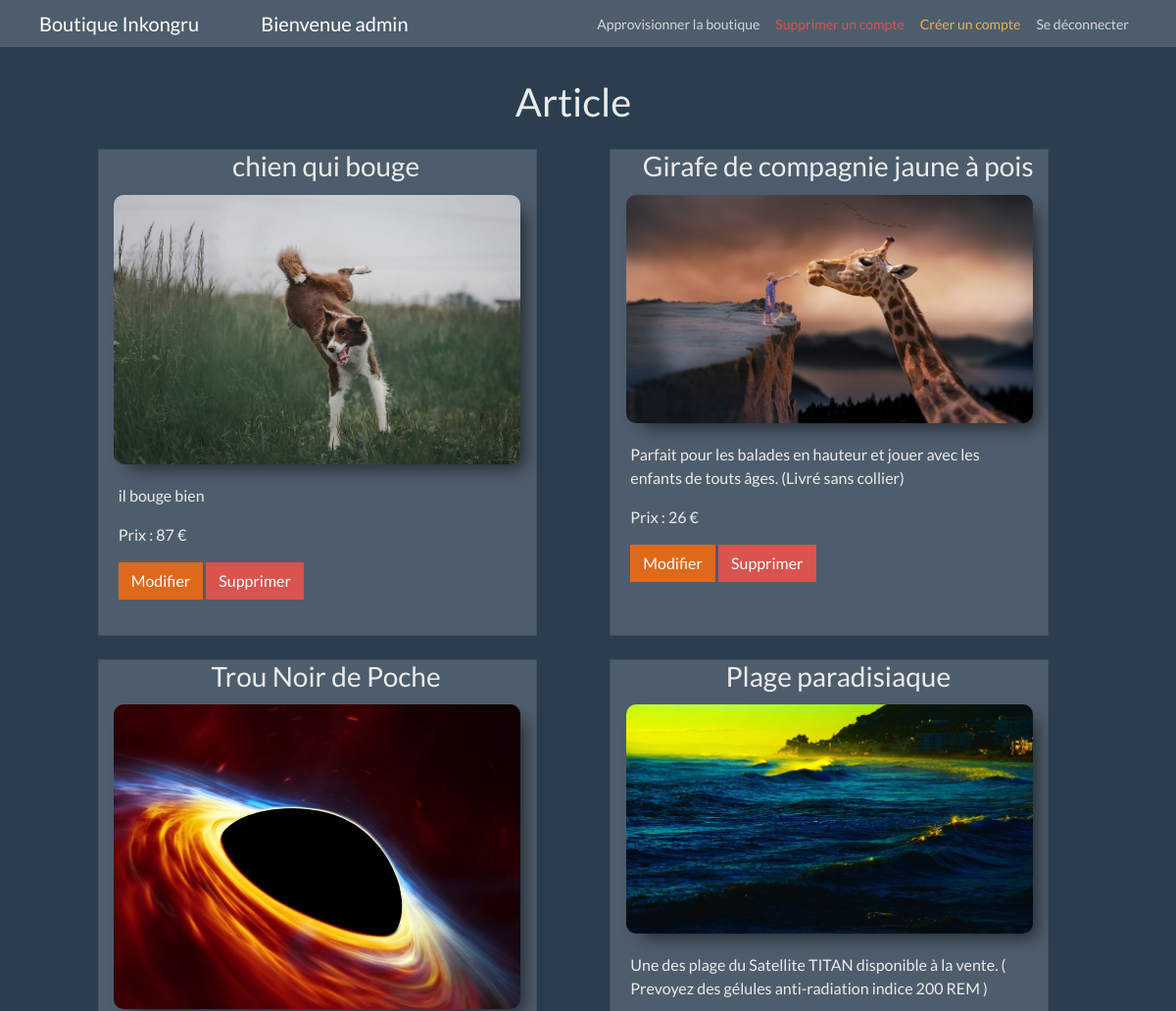
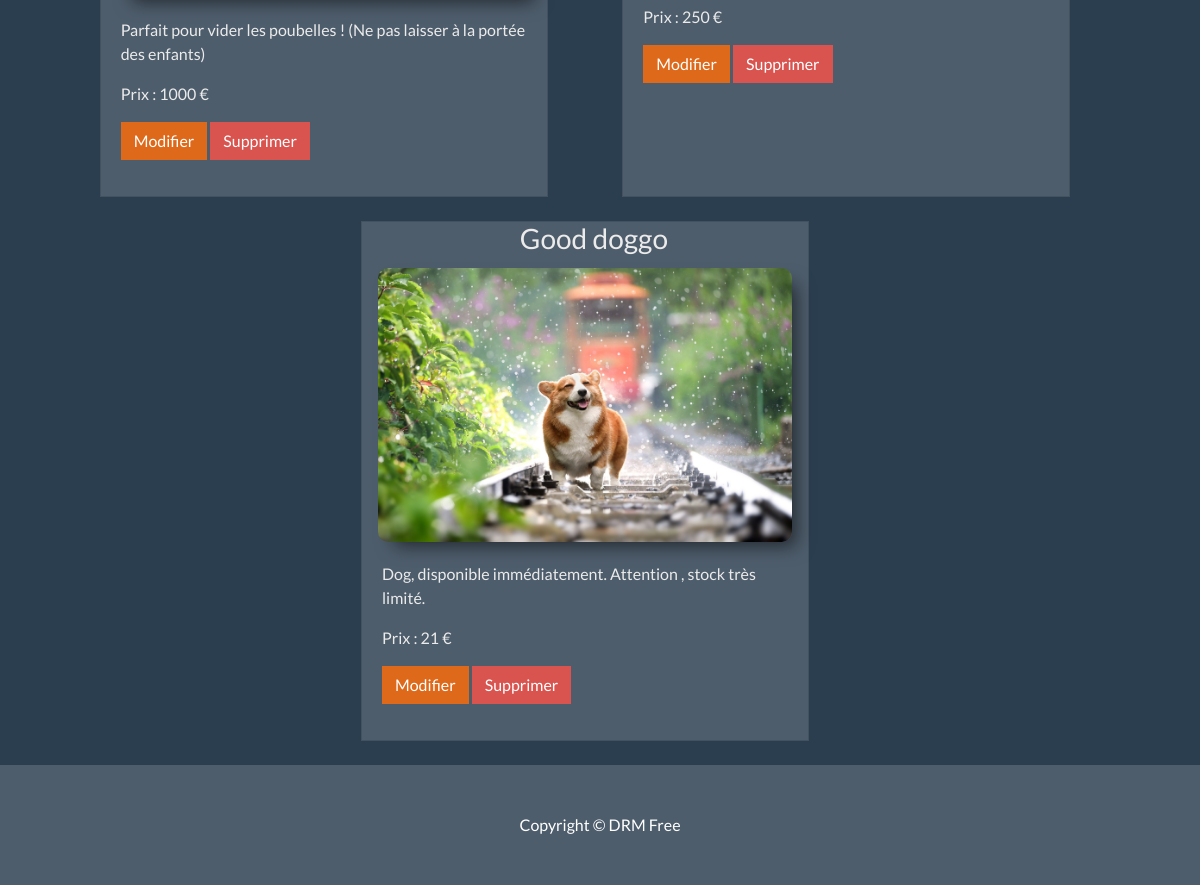
Page /accueil.php (signed in) on the committed database (2 pictures, top to bottom).
### tables this page shows
CREATE TABLE `post` (
  `idPost` int(11) NOT NULL AUTO_INCREMENT,
  `title` varchar(255) NOT NULL,
  `commentaire` text,
  `price` int(11) DEFAULT NULL,
  `photo` varchar(255) DEFAULT NULL,
  `date_upload` timestamp NOT NULL DEFAULT CURRENT_TIMESTAMP ON UPDATE CURRENT_TIMESTAMP,
  `idUser` int(11) NOT NULL,
  PRIMARY KEY (`idPost`),
  KEY `idUser` (`idUser`),
  CONSTRAINT `post_ibfk_1` FOREIGN KEY (`idUser`) REFERENCES `users` (`idUser`) ON DELETE CASCADE ON UPDATE CASCADE
);

### sqlRequete/db.php (called while the page is built, shortened)
<?php
$user = 'root';
$pass = '0000';
$connect = new PDO('mysql:host=localhost;dbname=website', $user, $pass);
$requete = $connect->prepare("SELECT * FROM post ORDER BY idPost DESC LIMIT 10");
$requete->execute();
$allPost = $requete->fetchAll(PDO::FETCH_ASSOC);

### accueil.php (the view)
<?php
require_once("./sqlRequete/db.php");
if ($_SESSION) {
  include('./headerLogOn.php');
} else {
  include_once('./header.php');
}
?>
<div class="container">
  <div class="row">
    <h1 class="my-4 title">Article</h1>
    <div class="element-article">
      <?php foreach ($allPost as $post) : ?>
        <div class="card mb-4 article-style">
          <h3 class="card-title"> <?= $post['title'] ?> </h3>
          <div class="image_style">
            <img src="./css/photos/<?= $post['photo'] ?>" />
          </div>
          <div class="card-body">
            <p class="card-text"> <?= $post['commentaire'] ?> </p>
            <p>Prix :  <?= $post['price'] ?> €<p>
            <?php if ($_SESSION && ( $_SESSION['user']["type"] == 'admin' || $_SESSION['user']["type"] == 'modo')) : ?>
              <a href="?modifier?idPost=<?= $post['idPost'] ?>" class="btn btn-primary">Modifier</a>
              <a href="sqlRequete/delete.php?idPost=<?= $post['idPost'] ?>" class="btn btn-danger">Supprimer</a>
            <?php elseif ($_SESSION && ($_SESSION['user']["type"] == 'user')) : ?>
              <a href="sqlRequete/buy.php?idPost=<?= $post['idPost'] ?>" class="btn btn-success">Acheter</a>
              <?php endif ?>
          </div>
        </div>
      <?php endforeach ?>
    </div>
  </div>
</div>
<?php include('./footer.php') ?>

### css/blog-home.css (style rules this page uses)
body { padding-top: 56px; height: 88vh; }
.container { padding-right: 10px!important; padding-left: 10px!important; }
.row { height: 100%; width: 100%; display: flex; justify-content: center; }
h3 { padding-left: 4%!important; text-align: center; }
.title { width: 100%; display: flex; justify-content: center; }
.image_style { display: flex!important; align-items: center!important; justify-content: center!important; }
img { width: 93%!important; border-radius: 10px; box-shadow: 10px 10px 18px -6px rgba(0,0,0,0.57); }
.element-article { display: flex; flex-wrap: wrap; justify-content: space-evenly; }
.article-style { width: 40%; }

### rows in the picture
post: title "chien qui bouge", photo (picture), commentaire "il bouge bien", price "87"
post: title "Girafe de compagnie jaune à pois", photo (picture), commentaire "Parfait pour les balades en hauteur et jouer avec les enfants de touts âges. (Livré sans collier)", price "26"
post: title "Trou Noir de Poche", photo (picture), commentaire "Parfait pour vider les poubelles ! (Ne pas laisser à la portée des enfants)", price "1000"
post: title "Plage paradisiaque", photo (picture), commentaire "Une des plage du Satellite TITAN disponible à la vente. ( Prevoyez des gélules anti-radiation indice 200 REM )", price "250"
post: title "Good doggo", photo (picture), commentaire "Dog, disponible immédiatement. Attention , stock très limité.", price "21"

### other values in the picture
$_SESSION['user']['username'] "admin"
